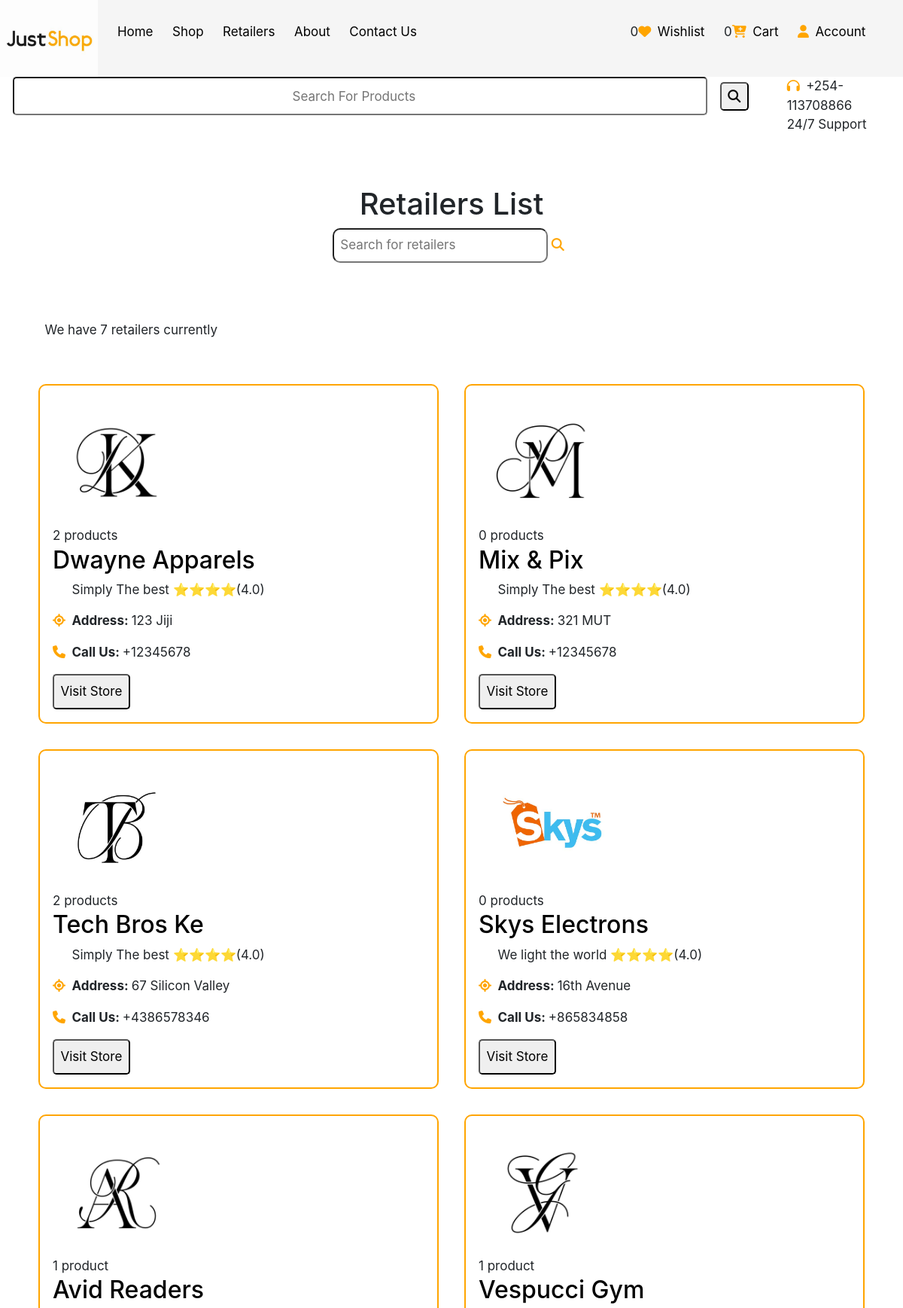
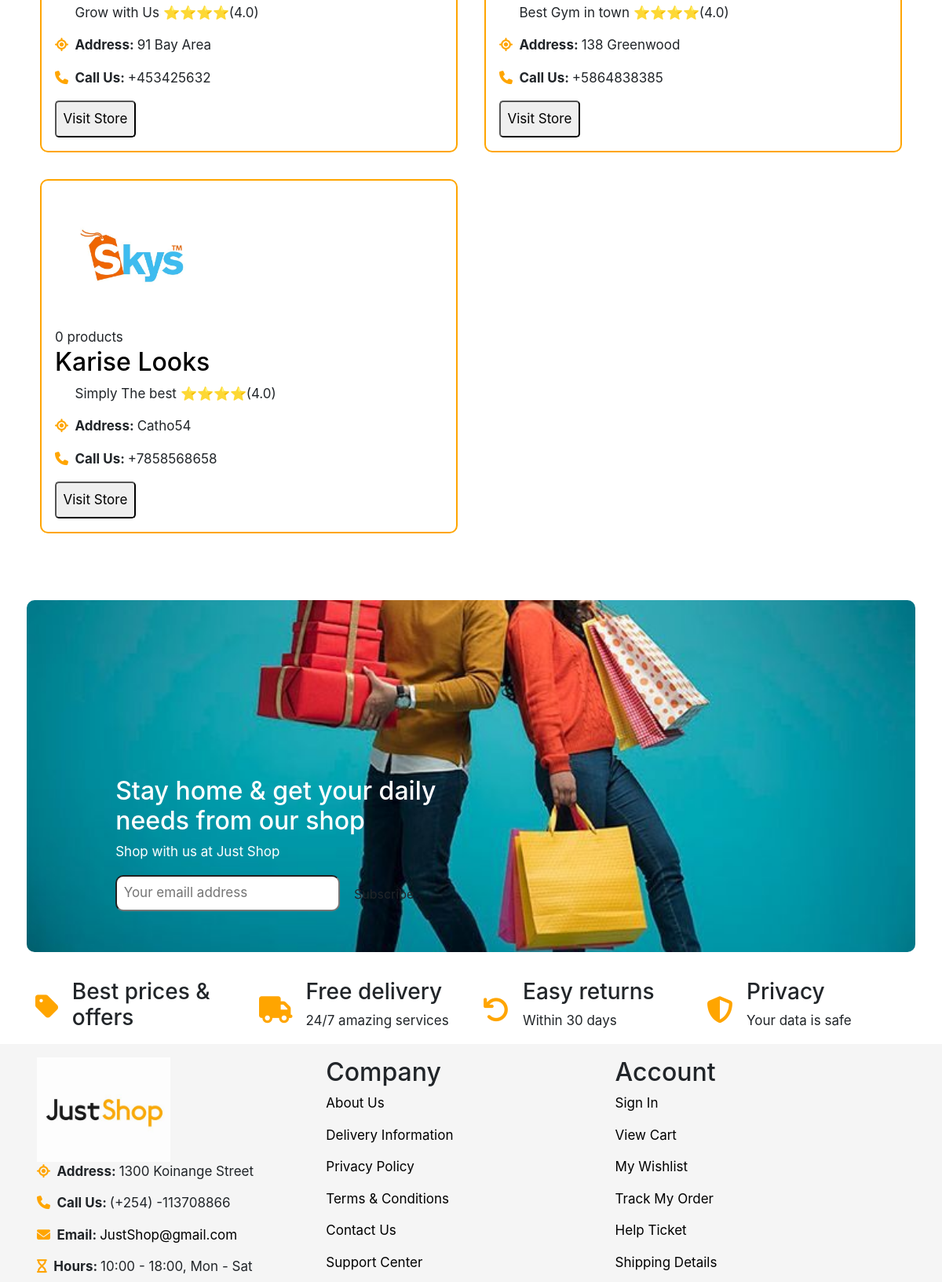
/retailers/ (signed in, upper part), run on the app's committed database (2 pictures, top to bottom).
### main/models.py (models this page shows, shortened)
class Retailer(models.Model):
     retailer_id=models.UUIDField(unique=True, default=uuid.uuid4)
     title=models.CharField(max_length=100)
     image=models.ImageField(upload_to=user_dir_path,null=True)
     description=models.CharField(null=True,max_length=100,blank=True,default="Simply The best")
     rating=models.CharField(max_length=100,default="100")
     contact=models.CharField(max_length=100)
     return_time=models.CharField(max_length=100,default="10")
     address=models.CharField(max_length=100)
     shipping_time=models.CharField(max_length=100)
     user=models.ForeignKey(User,on_delete=models.SET_NULL,null=True)#on_delete=models.CASCADE,null=False
     date=models.DateTimeField(auto_now_add=True,null=True,blank=True)
     storefront_image=models.ImageField(upload_to=user_dir_path,null=True)
     class Meta:
          verbose_name_plural="Retailers"

### main/views.py (the view)
# urls.py: path('retailers/',retailers_view,name="retailers"),
def retailers_view(request):
   retailers=Retailer.objects.all()
   context={
      "retailers":retailers,
   }
   return render(request,"main/retailers.html",context)

### main/context_processor.py (called while the page is built)
def default(request):
    products=Product.objects.all()
    categories=Category.objects.all()
    wishlist=Wishlist.objects.filter(user=request.user).count()
    return{
        'products':products,
        'categories':categories,
        'wishlist':wishlist,
    }

### templates/main/retailers.html
{% extends "base/base.html" %}
{% load static %}
{%block content%}
<div class="retailers-main">
  <div class="retailers-header">
    <h1>Retailers List</h1>
    <div class="search-input">
      <input type="search" placeholder="Search for retailers">
      <i class="fas fa-search"></i>
    </div>
    <p>We have {{ retailers|length}} retailers currently</p>
  </div>
  <div class="retailers-list">
    {% for retailer in retailers %}
    <div class="retailer-card">
      <div class="retailer-image">
        <img class="retailer-image" src="{{ retailer.image.url }}" alt="">
      </div>
      <span>{{ retailer.products.count }} product{% if retailer.products.count != 1 %}s{% endif %}</span>
      <div class="retailer-info">
        <a href="{% url 'main:retailerdetails' retailer.id %}"><h2>{{retailer.title}}</h2></a>
        <span>{{retailer.description}}</span>
        <span>⭐⭐⭐⭐(4.0)</span><br>
        <p></p></span><i class="fas fa-location"></i><strong>Address: </strong> <span>{{retailer.address}}</span></p>
        <p><i class="fas fa-phone"></i><strong>Call Us: </strong><span>+{{retailer.contact}}</span></p>
        <a href="{% url 'main:retailerdetails' retailer.id %}"><button>Visit Store</button></a>
      </div>
    </div>
{% endfor %}
    </div>
</div>
{%endblock content%}

### static/assets/css/index.css (style rules this page uses)
* { margin:0; padding:0; box-sizing: border-box; }
button, input, select, textarea { font-family: inherit; font-size: 100%; }
body { font-size:17px; }
i { margin-right:0.5em; color: orange; font-size:1em; }
a { text-decoration: none; color:black; margin-right:1.5em; }
.search-input { width:100%; height:100%; margin:0 1em; text-align: center; border-radius:5px; }
.product-image,.retailer-image { height:10em; object-fit: cover; }
button { padding:0.5em; border-radius:.3em; }
.retailers-header { height:15em; margin:1.5em; border-radius:10px; display: flex; flex-direction: column; justify-content: center; align-items: center; padding:2em; position:relative; }
.retailers-main { padding:2em; }
.retailers-header>p { position: absolute; bottom:0; left:0; }
.retailers-list { padding:1em; display: grid; gap:2em; grid-template-columns:1fr 1fr }
.retailer-card { border:2px solid orange; border-radius: 10px; padding:1em; }
input { padding:.5em; border-radius:10px; }

### data on the page
Retailer: image (picture), products.count "2", title "Dwayne Apparels", description "Simply The best", address "123 Jiji", contact "12345678"
Retailer: image (picture), products.count "0", title "Mix & Pix", description "Simply The best", address "321 MUT", contact "12345678"
Retailer: image (picture), products.count "2", title "Tech Bros Ke", description "Simply The best", address "67 Silicon Valley", contact "4386578346"
Retailer: image (picture), products.count "0", title "Skys Electrons", description "We light the world", address "16th Avenue", contact "865834858"
Retailer: image (picture), products.count "1", title "Avid Readers", description "Grow with Us", address "91 Bay Area", contact "453425632"
Retailer: image (picture), products.count "1", title "Vespucci Gym", description "Best Gym in town", address "138 Greenwood", contact "5864838385"
Retailer: image (picture), products.count "0", title "Karise Looks", description "Simply The best", address "Catho54", contact "7858568658"

### other printed values
{{ wishlist }} "0"
{{ request.session.cart_data_obj|length }} "0"
{{ retailers|length }} "7"
